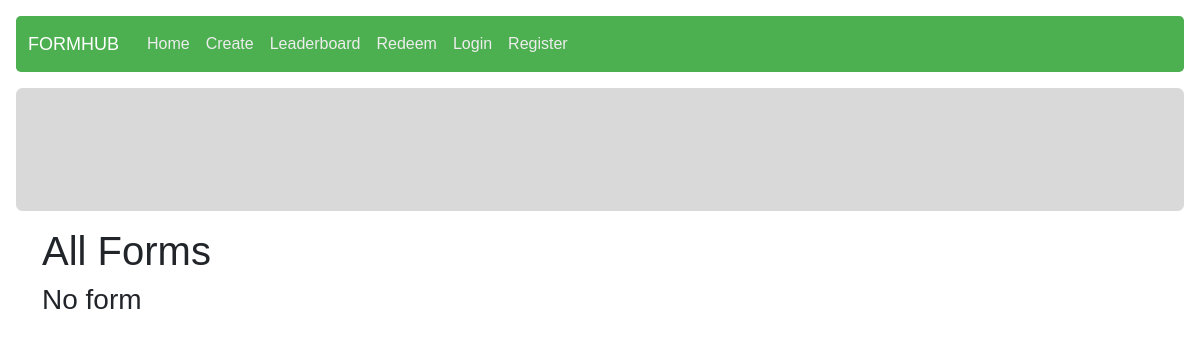
The app's page /, older data.
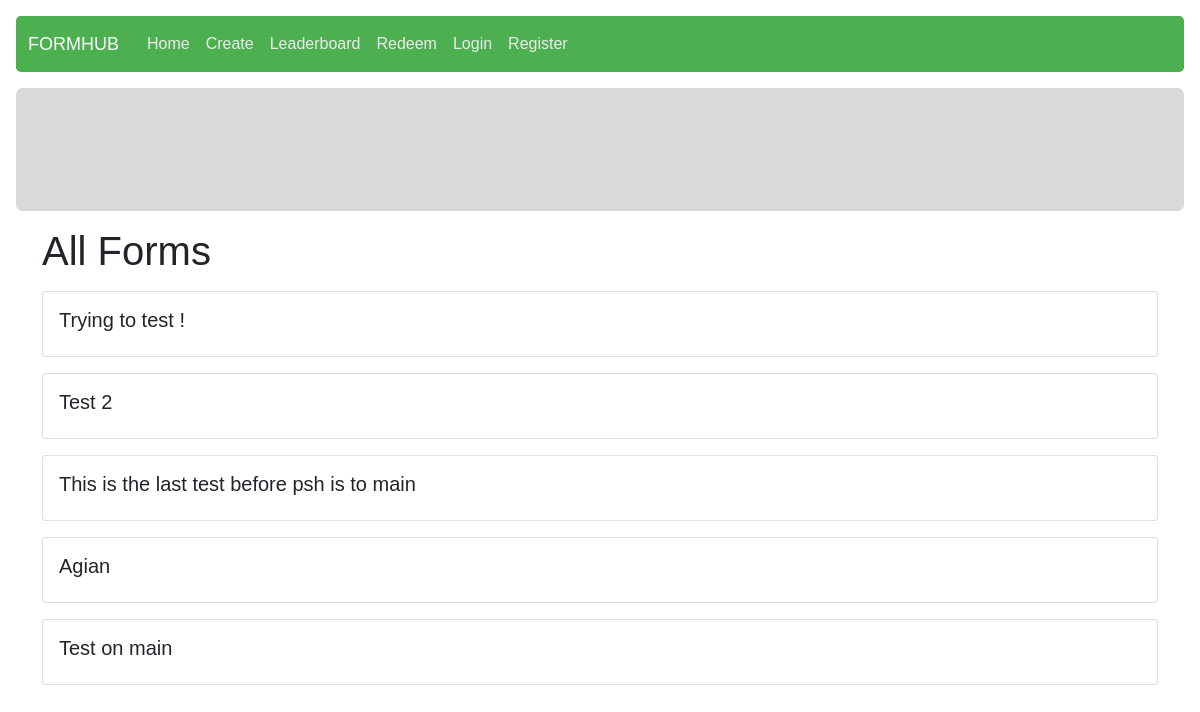
The same page, newer data.
### form_management/models.py (models this page shows, shortened)
class Form(models.Model):
    owner = models.ForeignKey(User, on_delete = models.CASCADE)
    form_name = models.CharField(max_length = 125)
    description = models.CharField(max_length = 450)
    category = models.ForeignKey(Category, on_delete = models.CASCADE, null = True)
    design = models.JSONField()
    creation_timestamp = models.DateTimeField(auto_now_add = True)
    publish_timestamp = models.DateTimeField(null = True)
    is_open = models.BooleanField(default = False)
    is_sale = models.BooleanField(default = False)
    form_point = models.ForeignKey(Point, on_delete = models.CASCADE, related_name="form_point")

### answering/views.py (the view)
# urls.py: path("", views.index, name="index"),
def index(request):
	forms = Form.objects.filter(is_open = True)
	return render(request, "answering/index.html", {
		"forms": forms
	})

### templates/answering/index.html (shortened to what this page needs)
{% extends "layout.html" %}
{% load static %}
{% block extra_css %}
    <link rel="stylesheet" href="{% static 'answering/index.css' %}">
{% endblock %}
{% block body %}
<div class="container">
    <h1>All Forms</h1>
    <div class="all-forms">
        {% for form in forms %}
            <div class="card my-3 form" data-code="{{ form.id }}">
                <div class="card-body">
                    <h5>{{ form.form_name }}</h5>
                </div>
            </div>
        {% empty %}
            <h3>No form</h3>
        {% endfor %}
    </div>
</div>
{% endblock %}

### templates/layout.html (shortened to what this page needs)
{% load static %}
<!DOCTYPE html>
<html lang="en">
    <head>
        <link href="https://cdn.jsdelivr.net/npm/bootstrap@5.0.2/dist/css/bootstrap.min.css" rel="stylesheet">
        <link rel="stylesheet" href="https://cdnjs.cloudflare.com/ajax/libs/font-awesome/6.5.1/css/all.min.css" />
        <link rel="stylesheet" href="{% static 'core/core.css' %}">
        {% block extra_css %}{% endblock %}
    </head>
    <body>
        <nav class="navbar m-3 rounded-3 navbar-expand-md">
            <div class="container-fluid">
                <a class="logo" href="/">FORMHUB</a>
                <div class="collapse navbar-collapse" id="navbarNavAltMarkup">
                    <ul class="navbar-nav">
                        <li class="nav-item">
                            <a class="nav-link" aria-current="page" href="/">Home</a>
                        </li>
                        <li class="nav-item">
                            <a class="nav-link" href="/manage/">Create</a>
                        </li>
                        <li class="nav-item">
                            <a class="nav-link" href="/leaderboard/">Leaderboard</a>
                        </li>
                        <li class="nav-item">
                            <a class="nav-link" href="/redeem/">Redeem</a>
                        </li>
                        {% if user.is_authenticated %}
                        <li class="nav-item">
                            <a class="nav-link" href="/account/">User Profile</a>
                        </li>
                        <li class="nav-item">
                            <a class="nav-link" id="logout" href="/auth/logout">Log Out</a>
                        </li>
                        {% else %}
                        <li class="nav-item">
                            <a class="nav-link" href="/auth/">Login</a>
                        </li>
                        <li class="nav-item">
                            <a class="nav-link" href="/auth/register">Register</a>
                        </li>
                        {% endif %}
                    </ul>
                </div>
            </div>
        </nav>
        <div class="body">
            <div class="m-3 ads-top">
                <img src="{% static 'imgs/ads-top.png' %}" class="img-fluid" alt="ads-top">
            </div>
            {% block body %}
            {% endblock %}
        </div>
    </body>
</html>

### static/core/core.css (style rules this page uses)
* { margin: 0; padding: 0; box-sizing: border-box; font-family: Helvetica; }
.logo { color: rgb(255, 255, 255); text-decoration: none; font-size: large; margin-right: 20px; }
.navbar { background-color: #4CAF50; }
.nav-link { color: rgb(237, 237, 237); }
.img-fluid { min-height: 80px !important; }

Row changes from the older to the newer data that the page shows:
added Form: form_name "Trying to test !"
added Form: form_name "Test 2"
added Form: form_name "This is the last test before psh is to main"
added Form: form_name "Agian"
added Form: form_name "Test on main"
Text that changed along with them:
text no longer shown: "No form"
